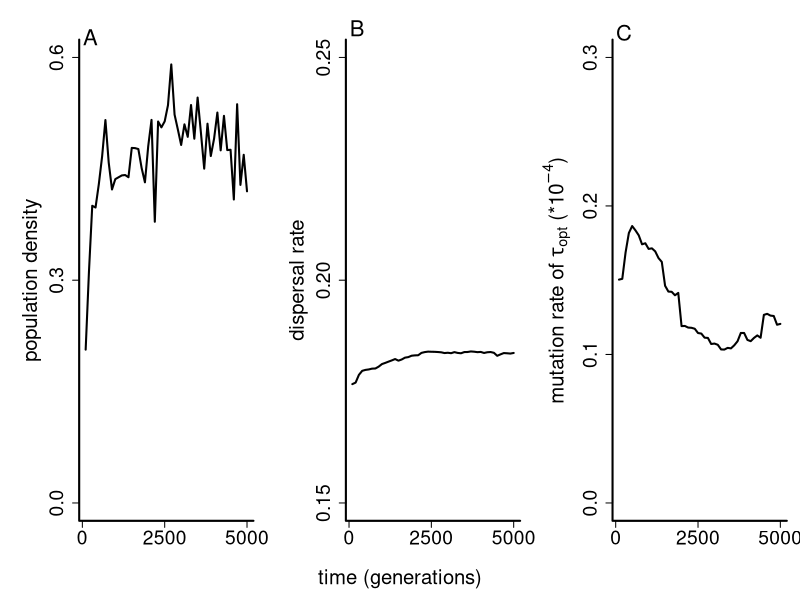

Generate this figure with R:
dens <- as.matrix(read.table("processed_results/dens.txt"))
disp <- as.matrix(read.table("processed_results/disp.txt"))
evol <- as.matrix(read.table("processed_results/evol.txt"))
div  <- as.matrix(read.table("processed_results/div.txt"))
neut_div  <- as.matrix(read.table("processed_results/neut_div.txt"))
disp_div <- as.matrix(read.table("processed_results/disp_div.txt"))
cnts <- as.matrix(read.table("processed_results/cnts.txt"))

tmax <- dim(dens)[[1]]

dens_t <- numeric()
disp_t <- numeric()
evol_t <- numeric()

for (t in 1:tmax) {
  dens_t[t] <- mean(dens[t,],na.rm=T)
  disp_t[t] <- mean(disp[t,],na.rm=T)
  evol_t[t] <- 10000*10^-mean(evol[t,],na.rm=T)
}

ts <- 1:50*100

x11(width=10,height=3.75)
par(mfrow=c(1,3),bty="l",mar=c(1,6,3,1),oma=c(5,0,0,0),lwd=2,cex.axis=1.75,cex.lab=1.85)

plot(1,1,type="n",xlim=range(ts),ylim=c(0,0.6),xlab="",ylab="population density",yaxt="n",xaxt="n")
axis(side=1,at=c(0,2500,5000))
axis(side=2,at=c(0,0.3,0.6))
lines(dens_t~ts)
text(250,par("usr")[[4]]*1.005,"A",xpd=T,cex=2)

plot(1,1,type="n",xlim=range(ts),ylim=c(0.15,0.25),xlab="",ylab="dispersal rate",yaxt="n",xaxt="n")
axis(side=1,at=c(0,2500,5000))
axis(side=2,at=c(0.15,0.2,0.25))
lines(disp_t~ts)
text(250,par("usr")[[4]]*1.01,"B",xpd=T,cex=2)

plot(1,1,type="n",xlim=range(ts),ylim=c(0.0,0.3),xlab="",ylab=expression(paste("mutation rate of ",tau[opt]," (*",10^-4,")",sep="")),yaxt="n",xaxt="n")
axis(side=1,at=c(0,2500,5000))
axis(side=2,at=c(0,.1,.2,.3))
lines(evol_t~ts)
text(250,par("usr")[[4]]*1.015,"C",xpd=T,cex=2)


title(xlab="time (generations)",outer=T)

dev.copy2eps(file="figure4b.eps",title="Cobben & Kubisch - Figure 4b")
